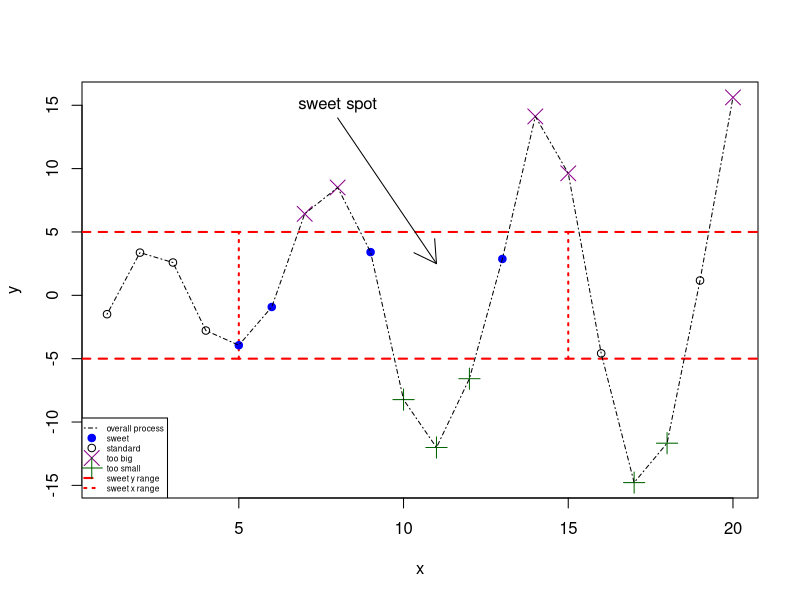

Recreate this plot in R.
# PA4.R
# Chatoya Wells-Fowler
# 06/07/2026
# Created an enhanced scatter plot using points,lines,text,arrows,and a legend.

# Create x and y vectors
x <- 1:20

y <- c(
  -1.49, 3.37, 2.59, -2.78, -3.94,
  -0.92, 6.43, 8.51, 3.41, -8.23,
  -12.01, -6.58, 2.87, 14.12, 9.63,
  -4.58, -14.78, -11.67, 1.17, 15.62
)

# Step 1 Create empty plotting region
plot(x, y, type = "n", main = "")

# Step 2 Add horizontal sweet spot boundaries
abline(
  h = c(-5, 5),
  col = "red",
  lty = 2,
  lwd = 2
)

# Step 3 Add vertical sweet spot boundaries
segments(
  x0 = c(5, 15),
  y0 = c(-5, -5),
  x1 = c(5, 15),
  y1 = c(5, 5),
  col = "red",
  lty = 3,
  lwd = 2
)

# Step 4 Add points that are too large
points(
  x[y >= 5],
  y[y >= 5],
  pch = 4,
  col = "darkmagenta",
  cex = 2
)

# Step 5 Add points that are too small
points(
  x[y <= -5],
  y[y <= -5],
  pch = 3,
  col = "darkgreen",
  cex = 2
)

# Step 6 Add points inside the sweet spot
points(
  x[(x >= 5 & x <= 15) & (y > -5 & y < 5)],
  y[(x >= 5 & x <= 15) & (y > -5 & y < 5)],
  pch = 19,
  col = "blue"
)

# Step 7 Add remaining standard points
points(
  x[(x < 5 | x > 15) & (y > -5 & y < 5)],
  y[(x < 5 | x > 15) & (y > -5 & y < 5)]
)

# Step 8 Add overall process line
lines(
  x,
  y,
  lty = 4
)

# Step 9 Add arrow pointing to sweet spot
arrows(
  x0 = 8,
  y0 = 14,
  x1 = 11,
  y1 = 2.5
)

# Step 10 Add sweet spot label
text(
  x = 8,
  y = 15,
  labels = "sweet spot"
)

# Add legend
legend(
  "bottomleft",
  legend = c(
    "overall process",
    "sweet",
    "standard",
    "too big",
    "too small",
    "sweet y range",
    "sweet x range"
  ),
  pch = c(NA, 19, 1, 4, 3, NA, NA),
  lty = c(4, NA, NA, NA, NA, 2, 3),
  col = c(
    "black",
    "blue",
    "black",
    "darkmagenta",
    "darkgreen",
    "red",
    "red"
  ),
  lwd = c(1, NA, NA, NA, NA, 2, 2),
  pt.cex = c(NA, 1, 1, 2, 2, NA, NA),
  cex = 0.5
)
